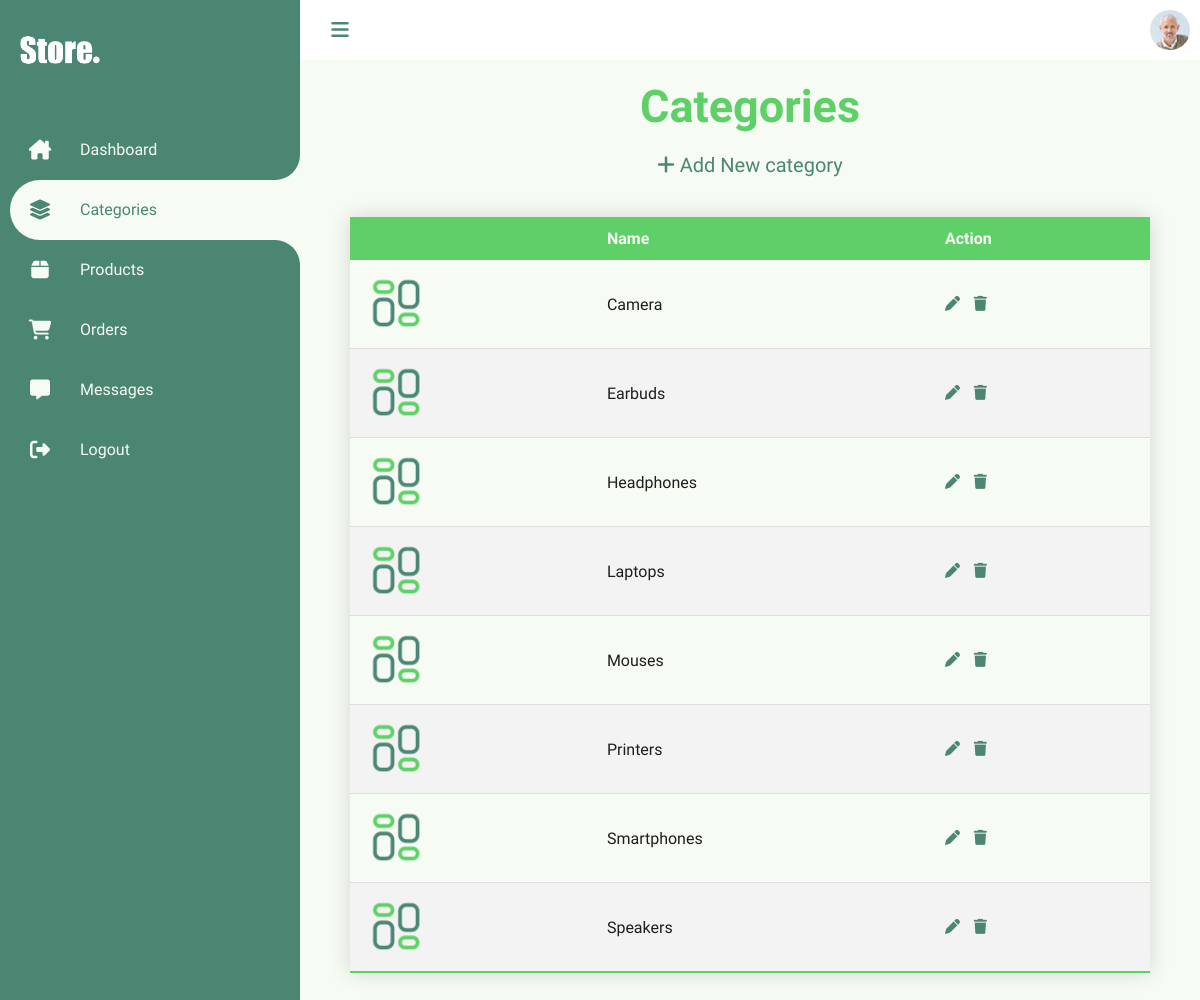
The page /Views/admin/categories/listCategories.php (signed in) on the database its author committed.
### tables this page shows
CREATE TABLE `categories` (
  `id` int(11) NOT NULL,
  `name` varchar(255) NOT NULL,
  `description` text DEFAULT NULL,
  `created_at` timestamp NOT NULL DEFAULT current_timestamp() ON UPDATE current_timestamp()
);

### Models/DbConnection.php (called while the page is built, shortened)
<?php
class DbConnection
{
    private $host = 'localhost';
    private $username = 'root';
    private $password = '';
    private $database = 'store';
    protected $connection;
    public function __construct()
    {
        if (!isset($this->connection)) {
            $this->connection = new mysqli($this->host, $this->username, $this->password, $this->database);
        }
        return $this->connection;
    }
}

### Models/Category.php (called while the page is built, shortened)
<?php
include_once('C:\xampp\htdocs\Store\Models\DbConnection.php');
class Category extends DbConnection
{
    private $table = "categories";
    public function allCategories()
    {
        $select = "SELECT * FROM $this->table ORDER BY name ASC";
        $select1 = $this->connection->query($select);
        return $select1;
    }
}

### Views/admin/categories/listCategories.php (the view, shortened to what this page needs)
<?php
include_once("../../../Models/Category.php");
?>
<!DOCTYPE html>
<html lang="en">
<head>
    <link rel="stylesheet" href="http://localhost/Store/Views/css/admin-style.css">
    <link rel="stylesheet" href="https://cdnjs.cloudflare.com/ajax/libs/font-awesome/6.2.0/css/all.min.css" />
</head>
<body>
    <div class="container">
        <?php
        include('../../includes/admin-navbar.php'); ?>
        <div class="main">
            <div class="topbar">
                <div class="toggle">
                    <i class="fa-solid fa-bars icon"></i>
                </div>
                <div class="user">
                    <img src="http://localhost/Store/Views/images/admin.jpg" alt="admin">
                </div>
            </div>
            <div class="body">
                <div class="title">
                    <h2>Categories</h2>
                </div>
                <a href="http://localhost/Store/Views/admin/categories/addCategory.php" class="btn">
                    <i class="fa-solid fa-plus"></i> Add New category
                </a>
                <div class="table">
                    <table class="styled-table">
                        <thead>
                            <tr>
                                <th></th>
                                <th>Name</th>
                                <th>Action</th>
                            </tr>
                        </thead>
                        <tbody>
                            <?php
                            $category = new Category();
                            $result = $category->allCategories();
                            if (mysqli_num_rows($result) != 0) {
                                while ($data = mysqli_fetch_array($result)) {
                            ?>
                                    <tr>
                                        <td><img src="http://localhost/Store/Views/images/category.png" alt="category"></td>
                                        <td><?php echo $data['name']; ?></td>
                                        <td class='icons'>
                                            <a href="http://localhost/Store/Views/admin/categories/updateCategory.php?editid=<?php echo $data['id'];  ?>" class="icon" title="Update category"><i class="fa-solid fa-pen"></i></a>
                                            <a href="http://localhost/Store/Views/admin/categories/listCategories.php?delid=<?php echo $data['id'];  ?>" onclick=" return confirm('Do You really want to delete this record')" class="icon" title="Delete category"><i class="fa-solid fa-trash"></i></a>
                                        </td>
                                    </tr>
                                <?php }
                            } else {
                                ?>
                                <td colspan="3" style="text-align:center;">No data found - Please add records</th>
                                <?php
                            } ?>
                        </tbody>
                    </table>
                </div>
            </div>
        </div>
    </div>
</body>
</html>

### Views/css/admin-style.css (style rules this page uses)
:root { --white: #F6FBF4; --dark: #1E1E1E; --lightGreen: #5FD068; --darkGreen: #4B8673; --beige: #F5DF99; }
* { margin: 0px; padding: 0px; box-sizing: border-box; scroll-behavior: smooth; }
body { background-color: var(--white); font-family: 'Dosis', sans-serif; }
a { text-decoration: none; }
.container { position: relative; width: 100%; }
.main { position: absolute; width: calc(100% - 300px); left: 300px; min-height: 100vh; background-color: var(--white); transition: 0.5s; }
.topbar { width: 100%; height: 60px; display: flex; justify-content: space-between; align-items: center; padding: 0px 10px; background-color: white; }
.toggle { position: relative; width: 60px; height: 60px; color: var(--darkGreen); display: flex; justify-content: center; align-items: center; font-size: 1.25em; cursor: pointer; }
.user { position: relative; width: 40px; height: 40px; border-radius: 50%; overflow: hidden; cursor: pointer; }
.user img { position: absolute; top: 0; left: 0; width: 100%; height: 100%; object-fit: cover; }
.main .body { text-align: center; }
.main .title { font-family: 'Signika', sans-serif; font-weight: 500; font-size: 30px; color: var(--lightGreen); margin: 20px 0px; }
.main .btn { color: var(--darkGreen); font-weight: 500; text-align: right; font-size: 20px; }
.main .table { display: flex; justify-content: center; margin-bottom: 50px; }
.main .table .styled-table { border-collapse: collapse; width: 100%; text-align: left; margin: 0px 20px; max-width: 800px; box-shadow: 0 0 20px rgba(0, 0, 0, 0.15); margin-top: 40px; }
.main .table .styled-table thead tr { background-color: var(--lightGreen); color: var(--white); }
.styled-table th, .styled-table td { padding: 12px 15px; }
.styled-table tbody tr { border-bottom: 1px solid #dddddd; color: var(--dark); }
.styled-table img { width: 100%; max-width: 60px; }
.styled-table tbody tr:nth-of-type(even) { background-color: #f3f3f3; }
.styled-table tbody tr:last-of-type { border-bottom: 2px solid var(--lightGreen); }
.main .table .styled-table .icons { font-size: 15px; }
.main .table .styled-table .icons .icon { color: var(--darkGreen); margin-right: 10px; }

### rows shown on the page
categories: name "Camera"
categories: name "Earbuds"
categories: name "Headphones"
categories: name "Laptops"
categories: name "Mouses"
categories: name "Printers"
categories: name "Smartphones"
categories: name "Speakers"
